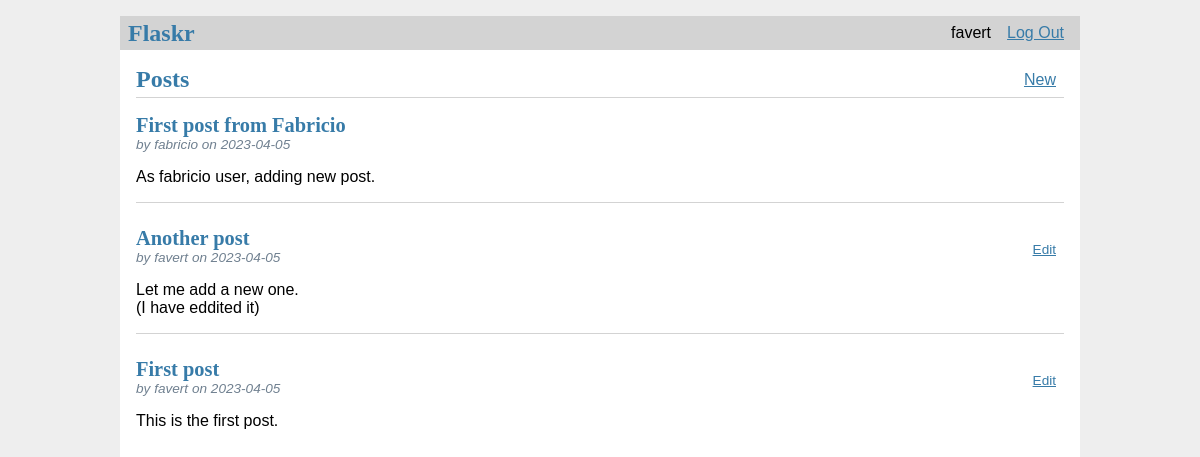
Screenshot of / (signed in) with the database file from the repository.
### tables this page shows
CREATE TABLE user (
  id INTEGER PRIMARY KEY AUTOINCREMENT,
  username TEXT UNIQUE NOT NULL,
  password TEXT NOT NULL
);

CREATE TABLE post (
  id INTEGER PRIMARY KEY AUTOINCREMENT,
  author_id INTEGER NOT NULL,
  created TIMESTAMP NOT NULL DEFAULT CURRENT_TIMESTAMP,
  title TEXT NOT NULL,
  body TEXT NOT NULL,
  FOREIGN KEY (author_id) REFERENCES user (id)
);

### flaskr/blog.py (the view)
@bp.route('/')
def index():
    db = get_db()
    posts = db.execute(
        'SELECT p.id, title, body, created, author_id, username'
        ' FROM post p JOIN user u ON p.author_id = u.id'
        ' ORDER BY created DESC'
    ).fetchall()
    return render_template('blog/index.html', posts=posts)

### flaskr/auth.py (called while the page is built)
@bp.before_app_request
def load_logged_in_user():
    user_id = session.get('user_id')
    if user_id is None:
        g.user = None
    else:
        g.user = get_db().execute(
            'SELECT * FROM user WHERE id = ?', (user_id,)
        ).fetchone()

### flaskr/db.py (called while the page is built)
def get_db():
    if 'db' not in g:
        g.db = sqlite3.connect(
            current_app.config['DATABASE'],
            detect_types=sqlite3.PARSE_DECLTYPES
        )
        g.db.row_factory = sqlite3.Row
    return g.db

### flaskr/templates/blog/index.html
{% extends 'base.html' %}
{% block header %}
  <h1>{% block title %}Posts{% endblock %}</h1>
  {% if g.user %}
    <a class="action" href="{{ url_for('blog.create') }}">New</a>
  {% endif %}
{% endblock %}
{% block content %}
  {% for post in posts %}
    <article class="post">
      <header>
        <div>
          <h1>{{ post['title'] }}</h1>
          <div class="about">by {{ post['username'] }} on {{ post['created'].strftime('%Y-%m-%d') }}</div>
        </div>
        {% if g.user['id'] == post['author_id'] %}
          <a class="action" href="{{ url_for('blog.update', id=post['id']) }}">Edit</a>
        {% endif %}
      </header>
      <p class="body">{{ post['body'] }}</p>
    </article>
    {% if not loop.last %}
      <hr>
    {% endif %}
  {% endfor %}
{% endblock %}

### flaskr/templates/base.html (shortened to what this page needs)
<!doctype html>
<link rel="stylesheet" href="{{ url_for('static', filename='style.css') }}">
<nav>
  <h1>Flaskr</h1>
  <ul>
    {% if g.user %}
      <li><span>{{ g.user['username'] }}</span>
      <li><a href="{{ url_for('auth.logout') }}">Log Out</a>
    {% else %}
      <li><a href="{{ url_for('auth.register') }}">Register</a>
      <li><a href="{{ url_for('auth.login') }}">Log In</a>
    {% endif %}
  </ul>
</nav>
<section class="content">
  <header>
    {% block header %}{% endblock %}
  </header>
  {% block content %}{% endblock %}
</section>

### flaskr/static/style.css (style rules this page uses)
h1, h2, h3, h4, h5, h6 { font-family: serif; color: #377ba8; margin: 1rem 0; }
a { color: #377ba8; }
hr { border: none; border-top: 1px solid lightgray; }
nav { background: lightgray; display: flex; align-items: center; padding: 0 0.5rem; }
nav h1 { flex: auto; margin: 0; }
nav ul { display: flex; list-style: none; margin: 0; padding: 0; }
nav ul li a, nav ul li span, header .action { display: block; padding: 0.5rem; }
.content { padding: 0 1rem 1rem; }
.content > header { border-bottom: 1px solid lightgray; display: flex; align-items: flex-end; }
.content > header h1 { flex: auto; margin: 1rem 0 0.25rem 0; }
.post > header { display: flex; align-items: flex-end; font-size: 0.85em; }
.post > header > div:first-of-type { flex: auto; }
.post > header h1 { font-size: 1.5em; margin-bottom: 0; }
.post .about { color: slategray; font-style: italic; }
.post .body { white-space: pre-line; }
.content:last-child { margin-bottom: 0; }

### rows the page displays
user: user.username "favert"
post: title "First post from Fabricio", username "fabricio", created "2023-04-05", body "As fabricio user, adding new post."
post: title "Another post", username "favert", created "2023-04-05", body "Let me add a new one. (I have eddited it)"
post: title "First post", username "favert", created "2023-04-05", body "This is the first post."
